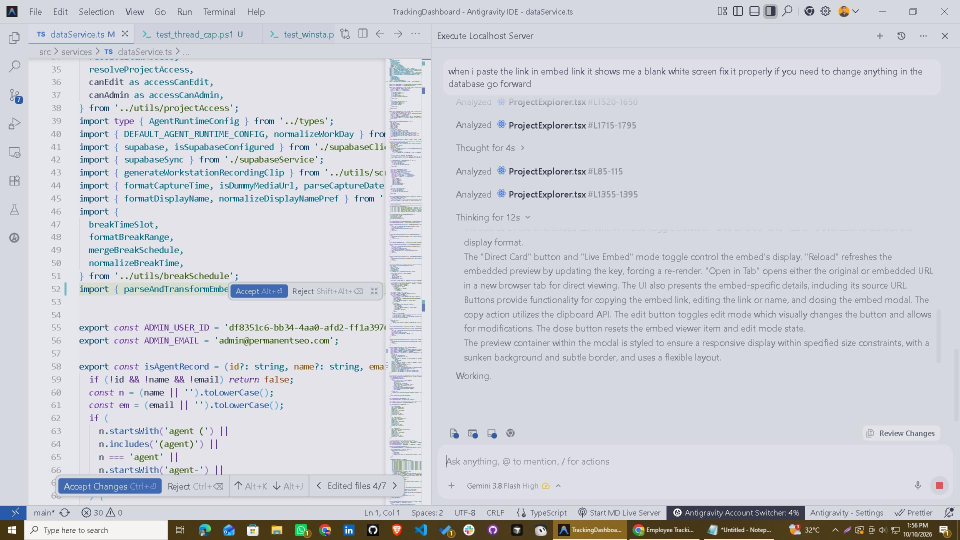
#> input picture scripts/thread_screen.jpg, 1920 x 1080 px, given in place of media_1791618228728.jpg, which was not available (shown at 1/2 size)
$ python generate_app_icons.py
#> lines starting #> are read from the running program, lines starting #| are printed output that depends on the picture; pictures that were not available may be replaced by others from this repository, and a replacement may not be noted
import io
import os
import shutil
import struct
from pathlib import Path
from PIL import Image, ImageDraw

# Master source path uploaded by user
SOURCE_IMG = Path(r"C:\Users\ok\.gemini\antigravity-ide\brain\854b733d-1710-4b82-80db-563c9d03ec6e\.user_uploaded\media_1791618228728.jpg")
WORKSPACE = Path(r"F:\TrackingDashboard")

tauri_dir = WORKSPACE / "src-tauri" / "icons"
public_dir = WORKSPACE / "public"
assets_dir = WORKSPACE / "src" / "assets"

for d in [tauri_dir, public_dir, assets_dir]:
    d.mkdir(parents=True, exist_ok=True)

# Save master original to assets
shutil.copy2(SOURCE_IMG, assets_dir / "logo-master.jpg")

# Open and ensure RGBA
raw_img = Image.open(SOURCE_IMG).convert("RGBA")
w, h = raw_img.size
#> w = 1920; h = 1080
side = min(w, h)
#> side = 1080
left = (w - side) // 2
#> left = 420
top = (h - side) // 2
#> top = 0
base_square = raw_img.crop((left, top, left + side, top + side))
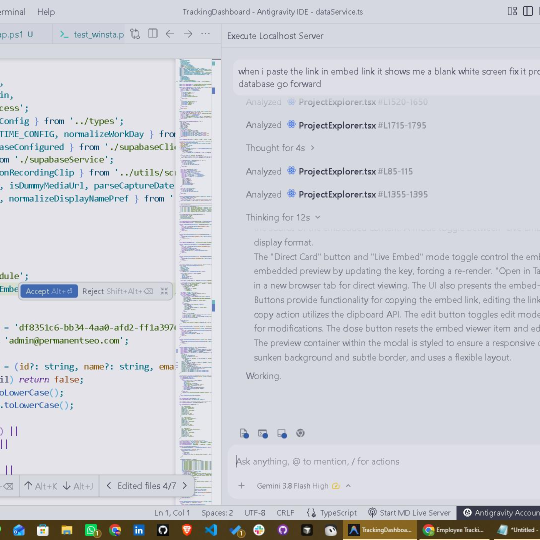
#> base_square: PIL image 1080x1080 RGBA (shown at 1/2 size); mean R, G, B, A 207.2, 209.2, 215.9, 255

# Function to create rounded corner version with smooth anti-aliased alpha
def create_rounded(im: Image.Image, radius_ratio: float = 0.18) -> Image.Image:
    w, h = im.size
    # 4x super-sampled mask for smooth anti-aliased edge
    scale = 4
    mask = Image.new("L", (w * scale, h * scale), 0)
    draw = ImageDraw.Draw(mask)
    r = int(w * scale * radius_ratio)
    draw.rounded_rectangle([0, 0, w * scale - 1, h * scale - 1], radius=r, fill=255)
    mask = mask.resize((w, h), Image.Resampling.LANCZOS)

    out = im.copy()
    out.putalpha(mask)
    return out

def build_windows_ico(images_dict: dict[int, Image.Image]) -> bytes:
    """
    Build a standard Windows multi-resolution ICO file with embedded PNG streams.
    Supported natively by Windows Vista, 7, 8, 10, and 11.
    """
    sorted_sizes = sorted(images_dict.keys())
    png_blobs = []

    for size in sorted_sizes:
        im = images_dict[size]
        buf = io.BytesIO()
        im.save(buf, format="PNG")
        png_data = buf.getvalue()
        png_blobs.append((size, png_data))

    num_images = len(png_blobs)
    header = struct.pack("<HHH", 0, 1, num_images)
    offset = 6 + (16 * num_images)

    directory = bytearray()
    image_payloads = bytearray()

    for size, data in png_blobs:
        w_byte = 0 if size >= 256 else size
        h_byte = 0 if size >= 256 else size
        data_len = len(data)
        entry = struct.pack(
            "<BBBBHHII",
            w_byte,
            h_byte,
            0,
            0,
            1,
            32,
            data_len,
            offset
        )
        directory.extend(entry)
        image_payloads.extend(data)
        offset += data_len

    return bytes(header + directory + image_payloads)

def save_png(im: Image.Image, path: Path, size: int) -> None:
    resized = im.resize((size, size), Image.Resampling.LANCZOS)
    resized.save(path, "PNG")

# Generate base representations
rounded_512 = create_rounded(base_square.resize((512, 512), Image.Resampling.LANCZOS), radius_ratio=0.18)
#> in create_rounded, `mask = Image.new("L", (w * scale, h * scale), 0)`: mask: PIL image 2048x2048 L; every value is 0
#> in create_rounded, `mask = mask.resize((w, h), Image.Resampling.LANCZOS)`:
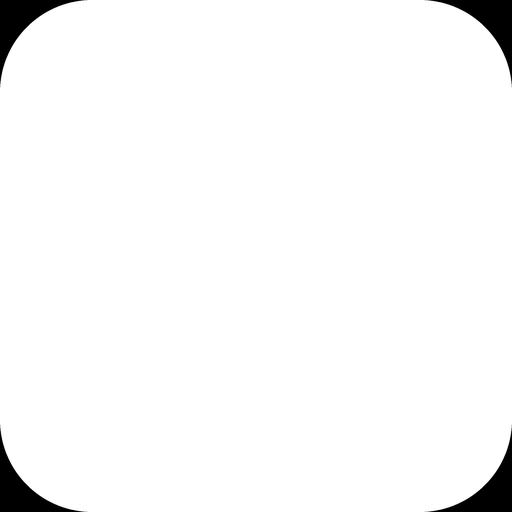
#> mask: PIL image 512x512 L; min 0, max 255, mean 247.9

# 1. Assets folder
save_png(base_square, assets_dir / "app-icon-square.png", 512)
save_png(rounded_512, assets_dir / "app-icon.png", 512)
save_png(rounded_512, assets_dir / "brand-mark.png", 256)
save_png(rounded_512, assets_dir / "app-logo.png", 512)

# 2. Public web & PWA assets
save_png(rounded_512, public_dir / "app-icon-192.png", 192)
#> in save_png (call 5), `resized = im.resize((size, size), Image.Resampling.LANCZOS)`:
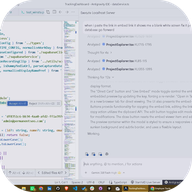
#> resized: PIL image 192x192 RGBA; mean R, G, B, A 203.7, 205.7, 212.5, 247.9; transparent parts drawn white
save_png(rounded_512, public_dir / "app-icon-512.png", 512)
save_png(rounded_512, public_dir / "favicon.png", 32)
save_png(rounded_512, public_dir / "favicon-48.png", 48)
save_png(rounded_512, public_dir / "logo.png", 512)

# 3. Tauri Desktop icons
save_png(rounded_512, tauri_dir / "32x32.png", 32)
save_png(rounded_512, tauri_dir / "128x128.png", 128)
#> in save_png (call 11), `resized = im.resize((size, size), Image.Resampling.LANCZOS)`:
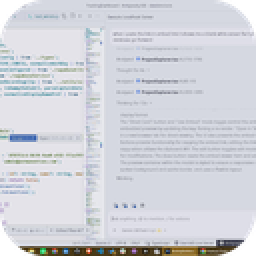
#> resized: PIL image 128x128 RGBA (shown 2 times larger); mean R, G, B, A 204.2, 206.2, 213, 247.9; transparent parts drawn white
save_png(rounded_512, tauri_dir / "128x128@2x.png", 256)
save_png(rounded_512, tauri_dir / "icon.png", 512)

# 4. Multi-resolution ICO for web browsers (public/favicon.ico)
fav_sizes = [16, 24, 32, 48, 64]
fav_imgs = {s: create_rounded(base_square.resize((s, s), Image.Resampling.LANCZOS), radius_ratio=0.18) for s in fav_sizes}
#> in create_rounded (call 2), `mask = Image.new("L", (w * scale, h * scale), 0)`: mask: PIL image 64x64 L; every value is 0
#> in create_rounded (call 3), `mask = Image.new("L", (w * scale, h * scale), 0)`: mask: PIL image 96x96 L; every value is 0
#> in create_rounded (call 4), `mask = Image.new("L", (w * scale, h * scale), 0)`: mask: PIL image 128x128 L; every value is 0
#> in create_rounded (call 5), `mask = Image.new("L", (w * scale, h * scale), 0)`: mask: PIL image 192x192 L; every value is 0
#> in create_rounded (call 6), `w, h = im.size`: w = 64
#> in create_rounded (call 6), `mask = Image.new("L", (w * scale, h * scale), 0)`: mask: PIL image 256x256 L; every value is 0
#> in create_rounded (call 6), `r = int(w * scale * radius_ratio)`: r = 46
#> in create_rounded (call 6), `out.putalpha(mask)`:
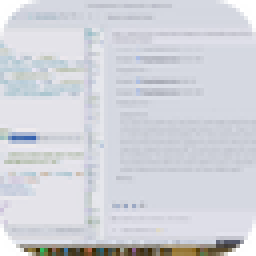
#> out: PIL image 64x64 RGBA (shown 4 times larger); mean R, G, B, A 207.2, 209.2, 216, 247.7; transparent parts drawn white
#> fav_imgs = 5 items
fav_ico_bytes = build_windows_ico(fav_imgs)
#> in build_windows_ico, `sorted_sizes = sorted(images_dict.keys())`: sorted_sizes = [16, 24, 32, 48, 64]
#> the loop in build_windows_ico, `for size in sorted_sizes:` made 5 passes
#> size on passes 1 to 5: 16, 24, 32, 48, 64
#> after the loop in build_windows_ico, `for size in sorted_sizes:`: png_blobs = 5 items
#> in build_windows_ico, `num_images = len(png_blobs)`: num_images = 5
#> in build_windows_ico, `offset = 6 + (16 * num_images)`: offset = 86
#> the loop in build_windows_ico, `for size, data in png_blobs:` made 5 passes
#> (size, w_byte, h_byte, data_len, offset) on passes 1 to 5: (16, 16, 16, 595, 681), (24, 24, 24, 1138, 1819), (32, 32, 32, 1811, 3630), (48, 48, 48, 3646, 7276), (64, 64, 64, 5949, 13225)
#> after the loop in build_windows_ico, `for size, data in png_blobs:`: offset = 13225
(public_dir / "favicon.ico").write_bytes(fav_ico_bytes)

# 5. Full Windows shell ICO for Desktop shortcuts & Taskbar (src-tauri/icons/icon.ico)
shell_sizes = [16, 20, 24, 32, 40, 48, 64, 96, 128, 256]
shell_imgs = {s: create_rounded(base_square.resize((s, s), Image.Resampling.LANCZOS), radius_ratio=0.18) for s in shell_sizes}
#> in create_rounded (call 8), `mask = Image.new("L", (w * scale, h * scale), 0)`: mask: PIL image 80x80 L; every value is 0
#> in create_rounded (call 11), `mask = Image.new("L", (w * scale, h * scale), 0)`: mask: PIL image 160x160 L; every value is 0
#> in create_rounded (call 14), `w, h = im.size`: w = 96
#> in create_rounded (call 14), `mask = Image.new("L", (w * scale, h * scale), 0)`: mask: PIL image 384x384 L; every value is 0
#> in create_rounded (call 14), `r = int(w * scale * radius_ratio)`: r = 69
#> in create_rounded (call 14), `out.putalpha(mask)`:
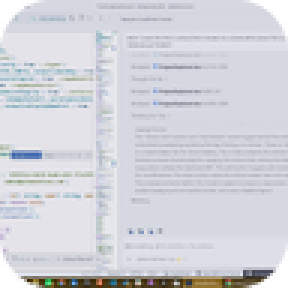
#> out: PIL image 96x96 RGBA (shown 3 times larger); mean R, G, B, A 207.2, 209.1, 215.9, 247.8; transparent parts drawn white
#> in create_rounded (call 15), `w, h = im.size`: w = 128
#> in create_rounded (call 15), `mask = Image.new("L", (w * scale, h * scale), 0)`: mask: PIL image 512x512 L; every value is 0
#> in create_rounded (call 15), `r = int(w * scale * radius_ratio)`: r = 92
#> in create_rounded (call 15), `out = im.copy()`:
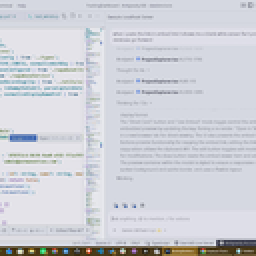
#> out: PIL image 128x128 RGBA (shown 2 times larger); mean R, G, B, A 207.2, 209.1, 215.9, 255
#> shell_imgs = 10 items
shell_ico_bytes = build_windows_ico(shell_imgs)
#> the loop in build_windows_ico (call 2), `for size in sorted_sizes:` made 10 passes
#> size on passes 1 to 10: 16, 20, 24, 32, 40, 48, 64, 96, 128, 256
#> the loop in build_windows_ico (call 2), `for size, data in png_blobs:` made 10 passes
#> (size, w_byte, h_byte, data_len, offset) on passes 1 to 10: (16, 16, 16, 595, 761), (20, 20, 20, 843, 1604), (24, 24, 24, 1138, 2742), (32, 32, 32, 1811, 4553), (40, 40, 40, 2650, 7203), (48, 48, 48, 3646, 10849), (64, 64, 64, 5949, 16798), (96, 96, 96, 12195, 28993), (128, 128, 128, 19873, 48866), (256, 0, 0, 68630, 117496)
(tauri_dir / "icon.ico").write_bytes(shell_ico_bytes)

print("Icon generation completed.")
print(f" favicon.ico size: {len(fav_ico_bytes)} bytes ({len(fav_sizes)} layers)")
#|  favicon.ico size: 13225 bytes (5 layers)
print(f" icon.ico size:    {len(shell_ico_bytes)} bytes ({len(shell_sizes)} layers)")
#|  icon.ico size:    117496 bytes (10 layers)
